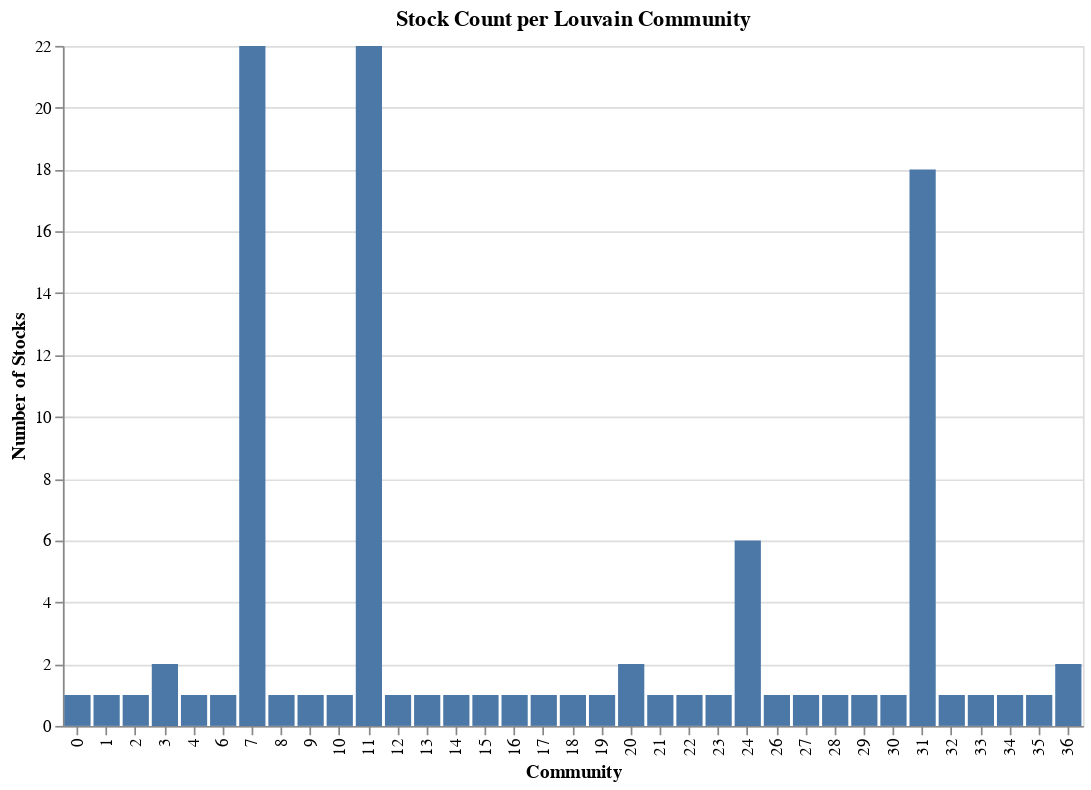

Here is the notebook cell this chart was saved with:
### Code cell
# bar chart plots
community_counts = communities_df['community'].value_counts().reset_index()
community_counts.columns = ['community', 'count']

chart = alt.Chart(community_counts).mark_bar().encode(
    x=alt.X('community:N', title='Community'),
    y=alt.Y('count:Q', title='Number of Stocks'),
    tooltip=['community', 'count']
).properties(
    title='Stock Count per Louvain Community',
    width=600,
    height=400
)

chart

### Figure 1 — Vega-Lite specification as saved in the notebook (floating-point values rounded to 4 significant figures)
{"config": {"view": {"continuousWidth": 300, "continuousHeight": 300}}, "data": {"name": "data-a74a93fecc398b9b689351bd6fcc2767"}, "mark": {"type": "bar"}, "encoding": {"tooltip": [{"field": "community", "type": "quantitative"}, {"field": "count", "type": "quantitative"}], "x": {"field": "community", "title": "Community", "type": "nominal"}, "y": {"field": "count", "title": "Number of Stocks", "type": "quantitative"}}, "height": 400, "title": "Stock Count per Louvain Community", "width": 600, "$schema": "https://vega.github.io/schema/vega-lite/v5.20.1.json", "datasets": {"data-a74a93fecc398b9b689351bd6fcc2767": [{"community": 7, "count": 22}, {"community": 11, "count": 22}, {"community": 31, "count": 18}, {"community": 24, "count": 6}, {"community": 3, "count": 2}, {"community": 36, "count": 2}, {"community": 20, "count": 2}, {"community": 33, "count": 1}, {"community": 9, "count": 1}, {"community": 27, "count": 1}, {"community": 29, "count": 1}, {"community": 28, "count": 1}, {"community": 23, "count": 1}, {"community": 10, "count": 1}, {"community": 1, "count": 1}, {"community": 0, "count": 1}, {"community": 8, "count": 1}, {"community": 34, "count": 1}, {"community": 32, "count": 1}, {"community": 30, "count": 1}, {"community": 21, "count": 1}, {"community": 13, "count": 1}, {"community": 35, "count": 1}, {"community": 22, "count": 1}, {"community": 12, "count": 1}, {"community": 19, "count": 1}, {"community": 18, "count": 1}, {"community": 4, "count": 1}, {"community": 6, "count": 1}, {"community": 2, "count": 1}, {"community": 15, "count": 1}, {"community": 17, "count": 1}, {"community": 16, "count": 1}, {"community": 14, "count": 1}, {"community": 26, "count": 1}]}}
